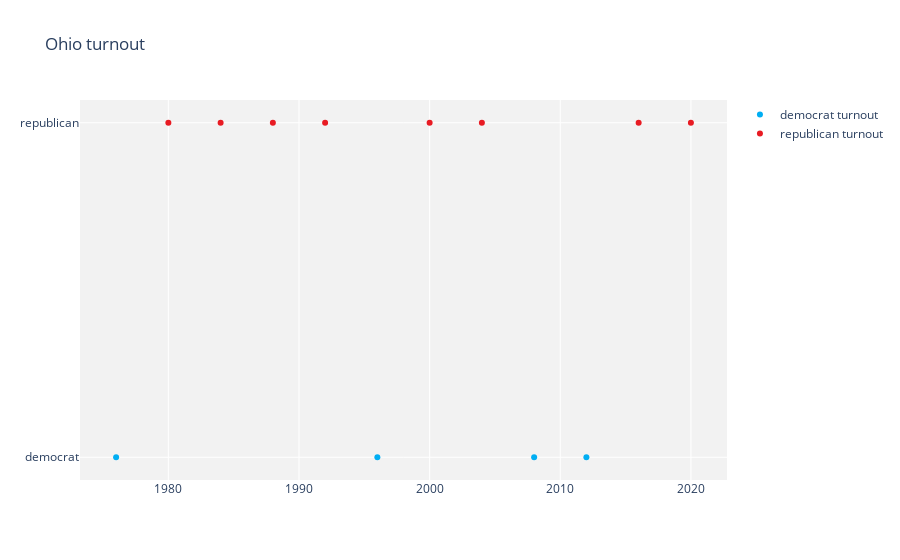

The cell this chart's notebook holds for it:
### Code cell
# plot ohio's turnout

dfPlot2 = pd.DataFrame(data=list(zip(elecYears, ohioTurnout)))

demTurnout = dfPlot2[dfPlot2[1] == 'democrat'] 
repTurnout = dfPlot2[dfPlot2[1] == 'republican'] 

demTrace = go.Scatter(
    x=pd.to_datetime(demTurnout[0]), 
    y=demTurnout[1], 
    mode='markers',
    marker=dict(color='rgb(0,174,243)'),
    name='democrat turnout'
)

repTrace = go.Scatter(
    x=pd.to_datetime(repTurnout[0]), 
    y=repTurnout[1], 
    mode='markers',
    marker=dict(color='rgb(232,27,35)'),
    name='republican turnout'
)

fig2 = go.Figure()
fig2.add_trace(demTrace)
fig2.add_trace(repTrace)

fig2.update_layout(
    {
        "paper_bgcolor": "rgba(0, 0, 0, 0)",
        "plot_bgcolor": "rgba(1, 1, 1, 0.05)",
    }
)

fig2.update_layout(title='Ohio turnout')

fig2.show()

### Figure 1 — Plotly figure (JSON) as saved in the notebook; plotly's stock layout.template omitted (floating-point values rounded to 4 significant figures)
{"data": [{"marker": {"color": "rgb(0,174,243)"}, "mode": "markers", "name": "democrat turnout", "type": "scatter", "x": ["1976-01-01T00:00:00", "1996-01-01T00:00:00", "2008-01-01T00:00:00", "2012-01-01T00:00:00"], "y": ["democrat", "democrat", "democrat", "democrat"]}, {"marker": {"color": "rgb(232,27,35)"}, "mode": "markers", "name": "republican turnout", "type": "scatter", "x": ["1980-01-01T00:00:00", "1984-01-01T00:00:00", "1988-01-01T00:00:00", "1992-01-01T00:00:00", "2000-01-01T00:00:00", "2004-01-01T00:00:00", "2016-01-01T00:00:00", "2020-01-01T00:00:00"], "y": ["republican", "republican", "republican", "republican", "republican", "republican", "republican", "republican"]}], "layout": {"paper_bgcolor": "rgba(0, 0, 0, 0)", "plot_bgcolor": "rgba(1, 1, 1, 0.05)", "title": {"text": "Ohio turnout"}}}
